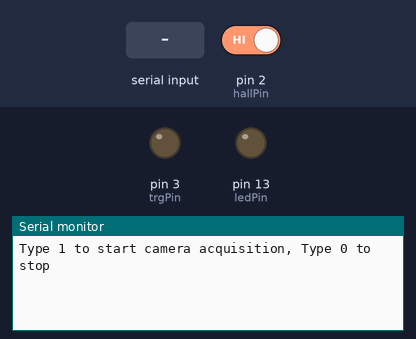
Bench run of a sketch on a simulated Arduino Uno, built with avr-gcc and run on an emulated ATmega328P. On the bench: output pins drawn as LEDs (lit = HIGH), the last lines printed to the serial monitor. The test bench sets the inputs (shaded band); at power-on: pin 2 (hallPin) HIGH.

Above: at 1.2 s.
1.3 s: pin 2 (hallPin) driven LOW
At 2.3 s:
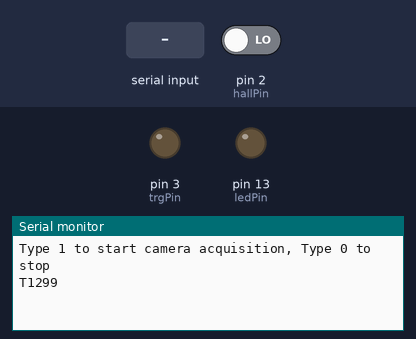
7.3 s: "30,150\n" received over Serial
At 8.1 s:
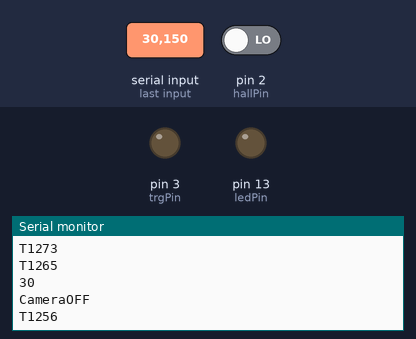
10.3 s: "1\n" received over Serial
At 11.0 s:
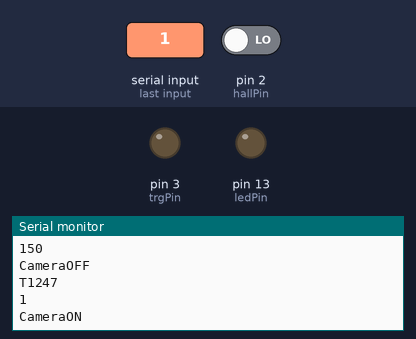
13.3 s: pin 2 (hallPin) driven HIGH
Timing chart, 0 to 16.3 s (numbered marks = the images above; inputs shaded):
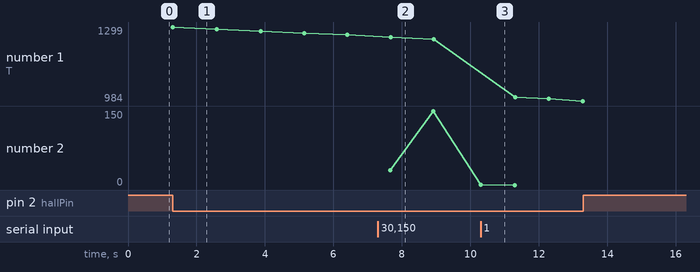

Measured:
- after the input at 1.3 s, the serial monitor: prints a new line at once (image 1)
- after the input at 7.3 s, the serial monitor: prints a new line after 0.36 s (image 2)
- after the input at 10.3 s, the serial monitor: prints a new line at once (image 3)
- plotted number 1: 1247 → 984 after the input at 10.3 s

The sketch:

Bee_treatmill_shutter_release_v4.ino
```cpp
//Bee treatmill shutter release & light control

//For Arduino UNO

//Remco Pieters
//Wageningen University & Research
//v4 - 20180703

//Parameters
int hallPin = 2; //digital Hall sensor connect to digital pin 2
int trgPin = 3; //camera trigger, shutter release, connect to digitial pin 3. Circuits separated by opto-coupler
int ledPin = 13; //PWM dimming led light

boolean CameraOn = LOW; //switch on/off data acquisition from camera
boolean hall = LOW; // level of Hall sensor, hall = LOW : magnet above sensor
boolean trigger = LOW; //State value of trigger
unsigned long time1 = 0; //current time
unsigned long time2 = 0; //time of previous Hall sensor activation
unsigned long roundtime = 0; //Roundtime, time bee takes to fly 360 degrees
float roundtime2 = 0;
int cameradelay = 10; //Delay of the camera between shutter release signal and actual sensor exposure, [ms]
float travelangle = 360; //Travel angle between hall sensor and camera FOV [degrees]
int min_roundtime = 200; //Minimal round time of a flying bee, @2 m/s ~ 300 ms
void setup() {
  //Set up serial connection
  Serial.begin(9600);
  Serial.flush();
  delay(10);

  //Set up pin modes
  pinMode(hallPin, INPUT);
  pinMode(trgPin, OUTPUT);
  pinMode(ledPin, OUTPUT);

  Serial.println("Type 1 to start camera acquisition, Type 0 to stop");
}

void loop() {
  if (Serial.available() > 0) {
  // read the command
  int command = Serial.parseInt();
  Serial.println(command);
  //if (Serial.read() == '\n') {
    if (command==1){
      CameraOn = HIGH;
      hall = LOW;
      trigger = LOW;
      time1 = 0;
      time2 = millis();
      roundtime = 0;
      roundtime2 = 0;
      Serial.println("CameraON");
      }
      else
      {
      CameraOn = LOW;
      hall = LOW;
      trigger = LOW;
      Serial.println("CameraOFF");
      }
  //}
  }


  if (CameraOn = HIGH){
  //Read Hall sensor (continious loop ~ 1 MHz)
  hall = digitalRead(hallPin);
  //Serial.println(hall);
  //Get current timestamp
  time1 = millis();
  //Serial.println(time1);

  if (hall == LOW){
  //Magnet above Hall sensor
  //Compute roundtime
  roundtime = time1-time2;
  time2 = time1;

  if (roundtime > roundtime2/2 && roundtime > min_roundtime){
  //roundtime2 is the period of the previous round
  roundtime2 = roundtime;
  Serial.print('T');
  Serial.println(roundtime);
 // Activate camera trigger
   delay(roundtime*(travelangle/360)-cameradelay);
        digitalWrite(trgPin, HIGH);
        delay(1); //Shutter release signal high for 1 ms
        digitalWrite(trgPin, LOW);
        trigger = LOW;

  }
 else{

  digitalWrite(trgPin, LOW);
  delay(1);
}
  }
  }

}
```
